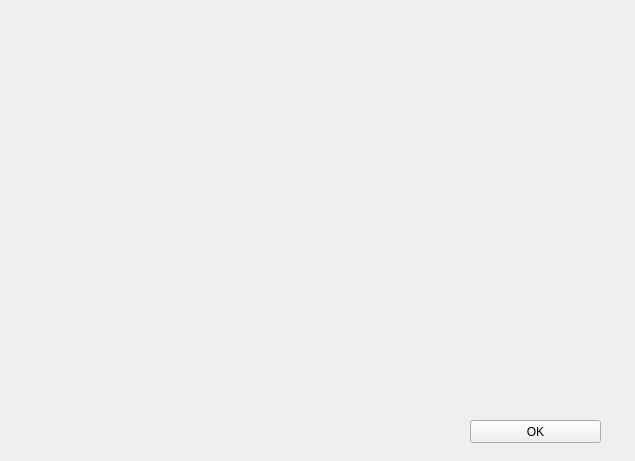
<?xml version="1.0" encoding="UTF-8"?>
<ui version="4.0">
 <class>Form</class>
 <widget class="QWidget" name="Form">
  <property name="geometry">
   <rect>
    <x>0</x>
    <y>0</y>
    <width>635</width>
    <height>461</height>
   </rect>
  </property>
  <property name="windowTitle">
   <string>Form</string>
  </property>
  <widget class="QPushButton" name="btn_quit">
   <property name="geometry">
    <rect>
     <x>470</x>
     <y>420</y>
     <width>131</width>
     <height>23</height>
    </rect>
   </property>
   <property name="text">
    <string>OK</string>
   </property>
  </widget>
 </widget>
 <resources/>
 <connections/>
</ui>
